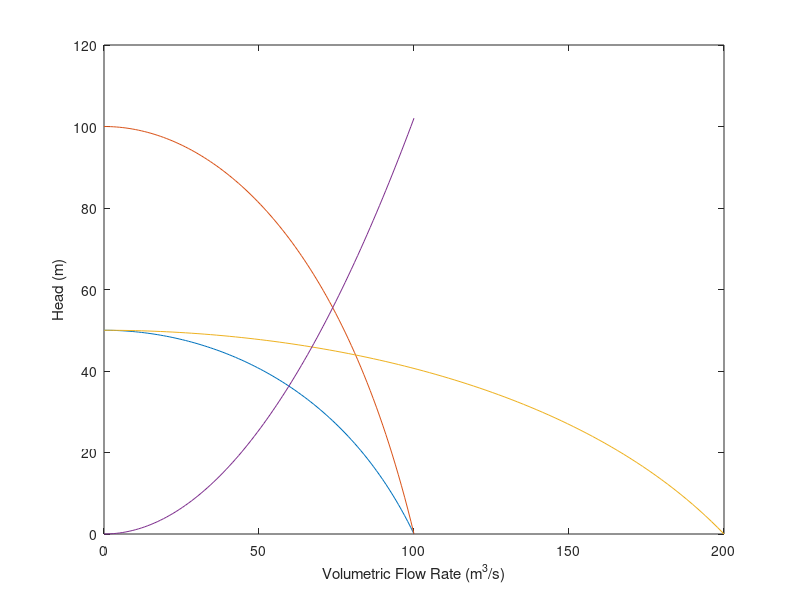

The MATLAB script that drew this image:
x = linspace(0, 100);

y = 50 * log(exp(1) + -2*((x/100).^2) + (3 - exp(1))*((x/100).^3));

y2 = 0.2 * (x.^2) / (2 * 9.8);

plot(x, y)
hold on
plot(x, 2*y)
plot(2*x, y)
plot(x, y2)
xlabel("Volumetric Flow Rate (m^3/s)")
ylabel("Head (m)")
